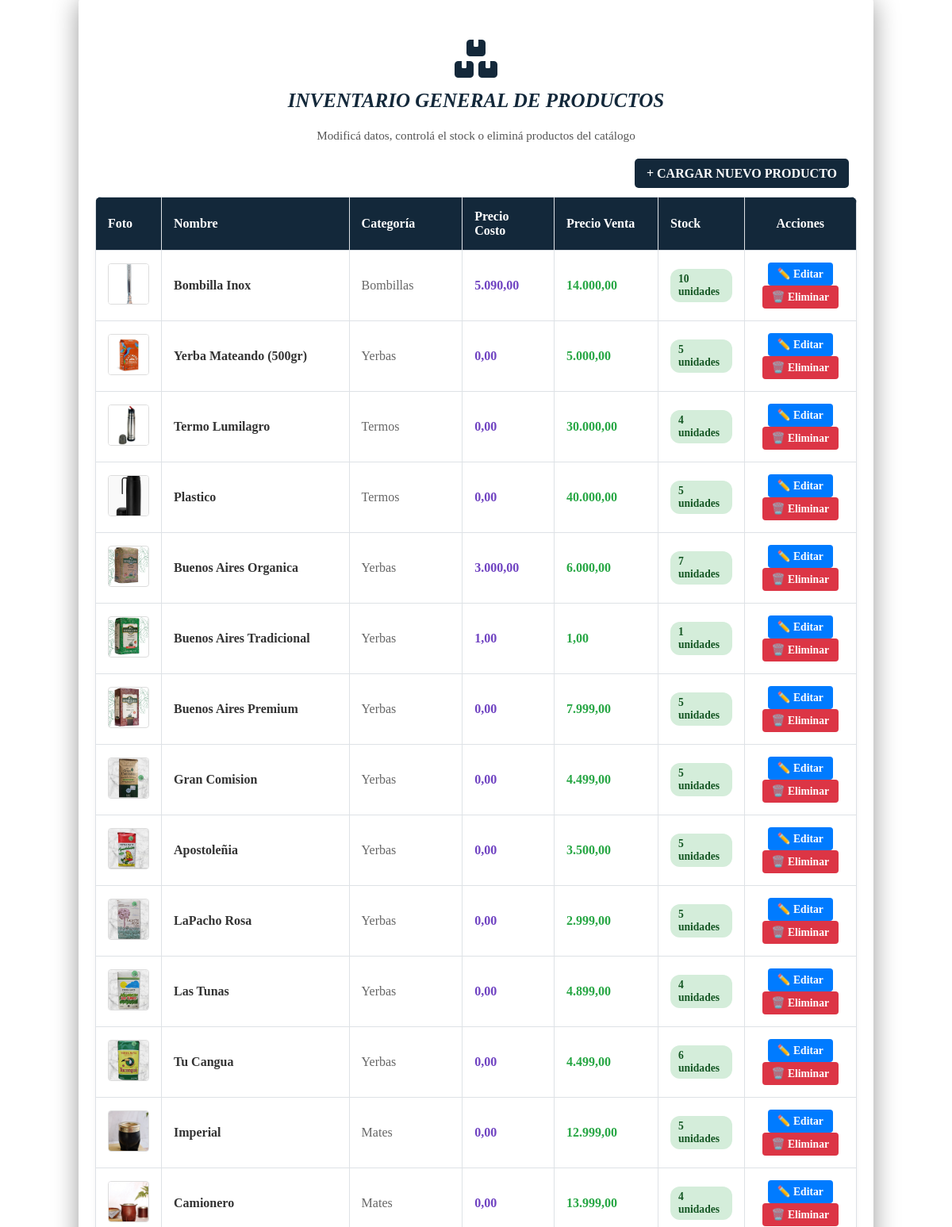
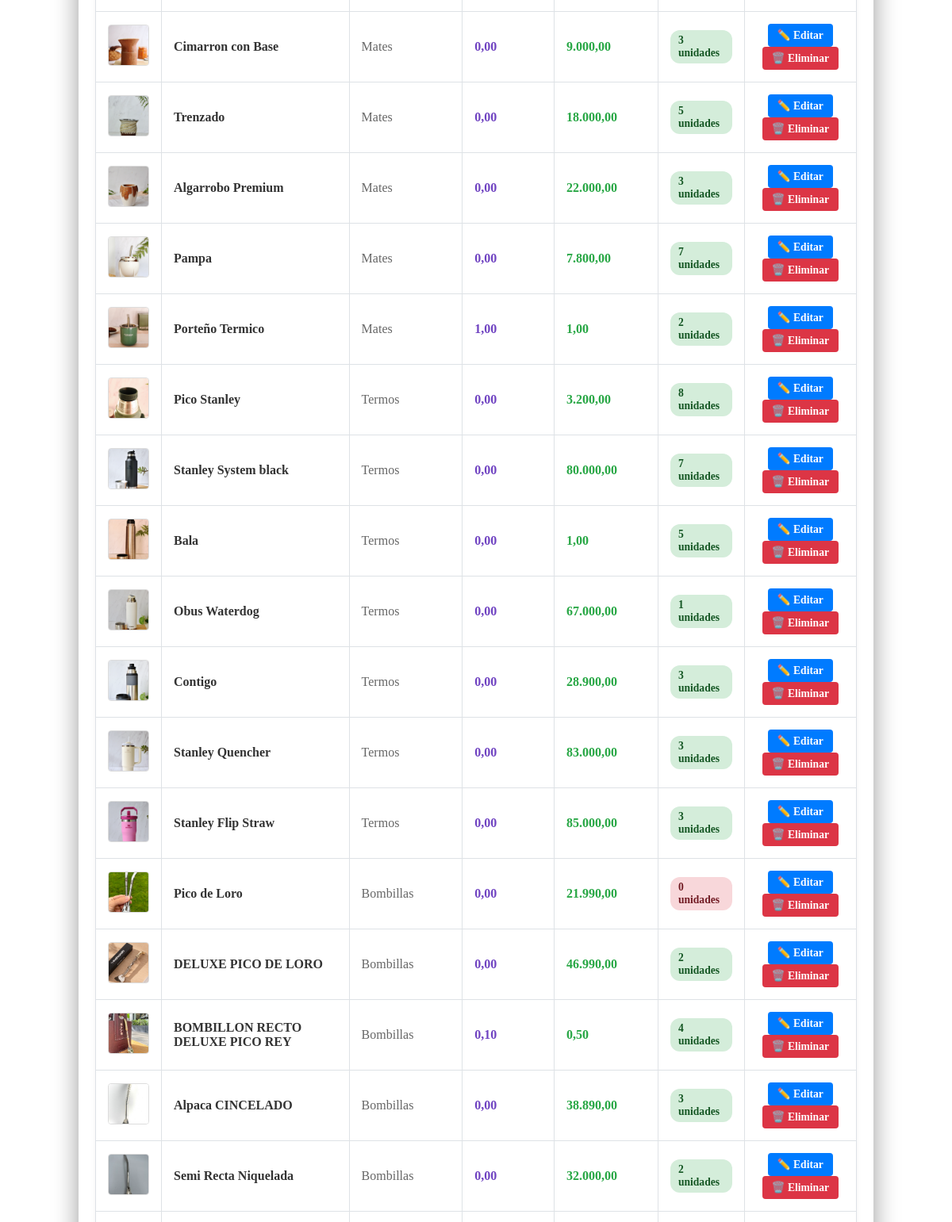
/admin/productos (signed in, middle part), run on an earlier commit of the app's database (2 pictures, top to bottom).
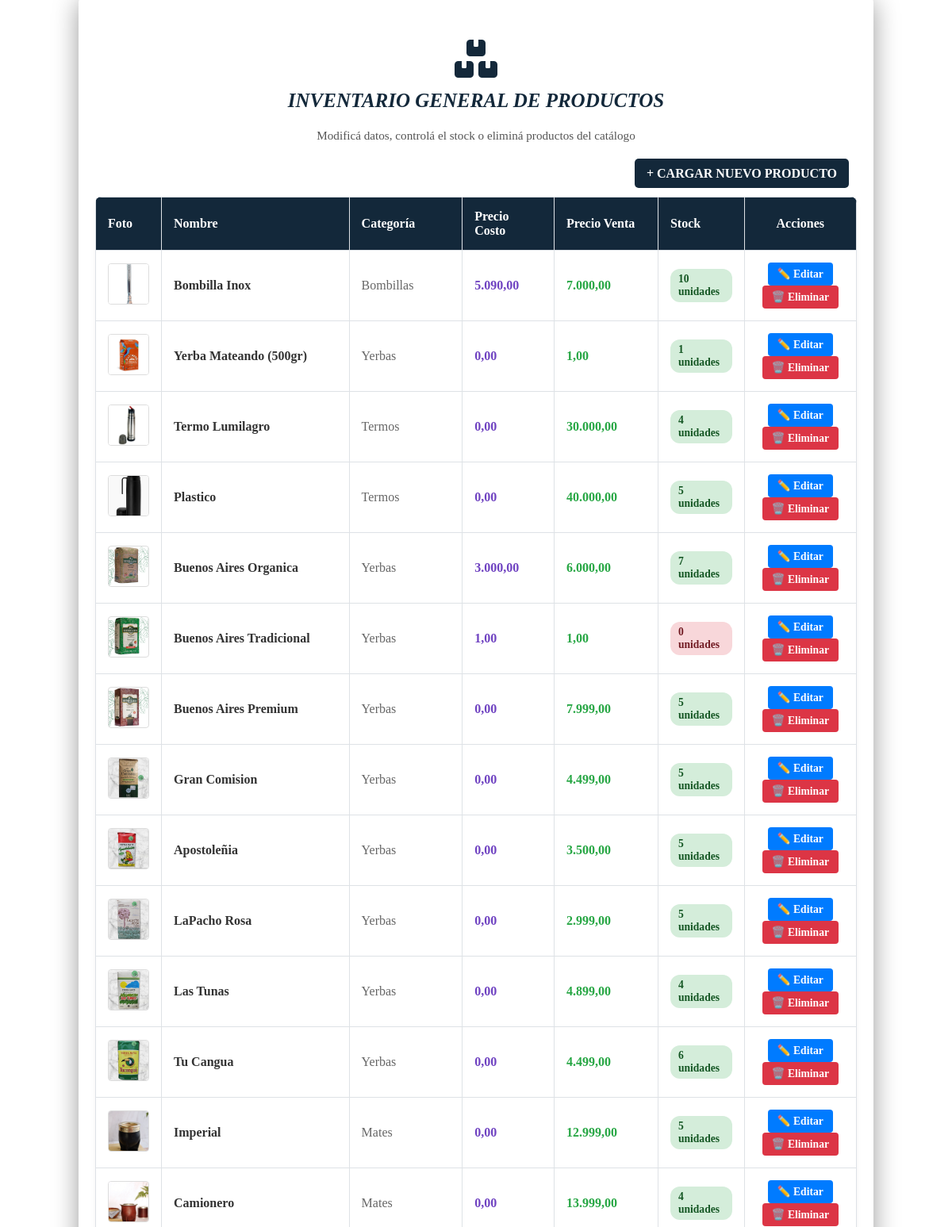
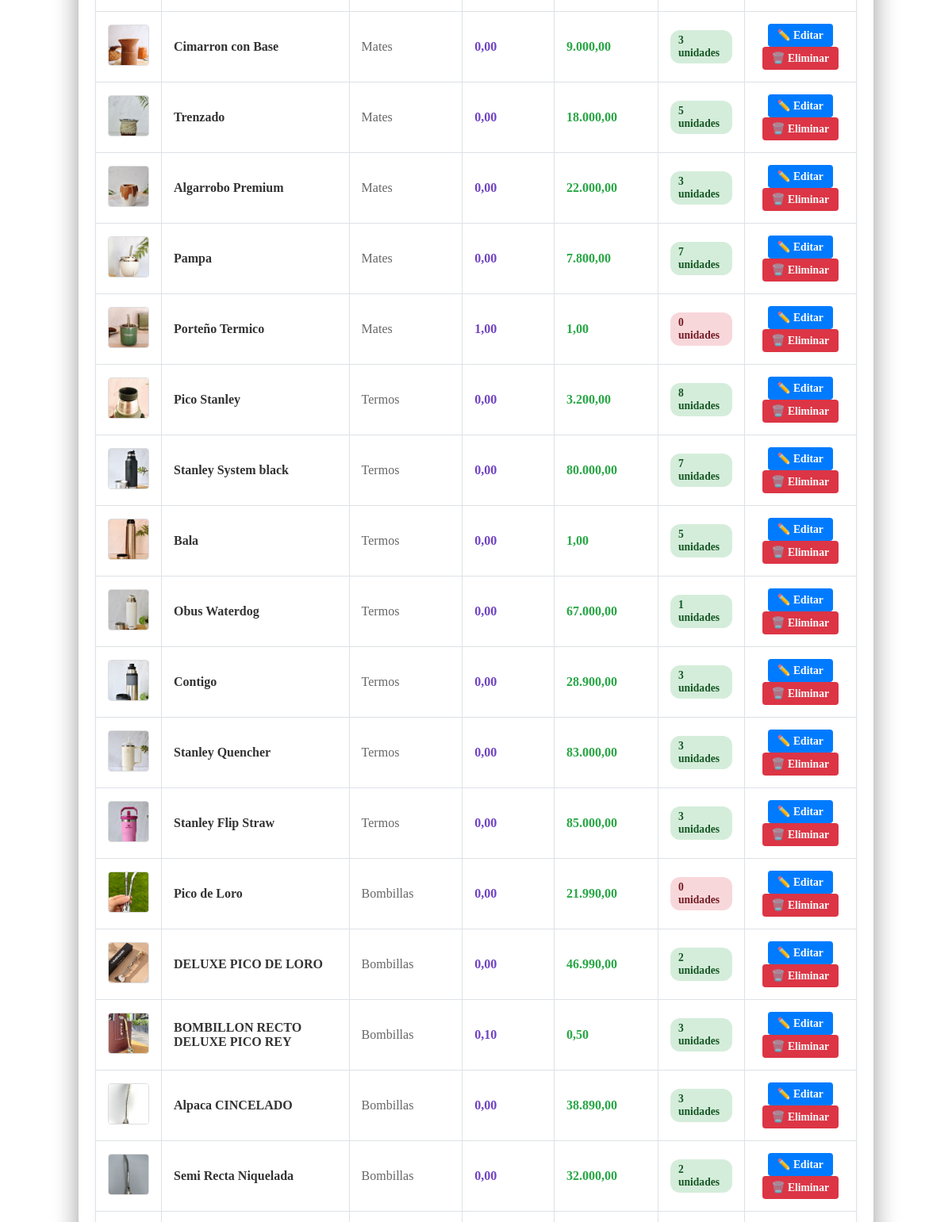
And on a later commit of the database (2 pictures, top to bottom).
### app.py (models this page shows, shortened)
class Producto(db.Model):
    id = db.Column(db.Integer, primary_key=True)
    nombre = db.Column(db.String(100), nullable=False)
    categoria = db.Column(db.String(50))
    precio = db.Column(db.Float, nullable=False)
    precio_costo = db.Column(db.Float, nullable=False, default=0.0)
    descripcion = db.Column(db.Text)
    imagen = db.Column(db.String(100))
    stock = db.Column(db.Integer, default=0)

### app.py (the view)
@app.route('/admin/productos')
@requiere_nivel(5)  # Permite que entren tanto gestores (5) como administradores (10)
def lista_productos():
    todos_los_productos = Producto.query.all()
    return render_template('admin_productos.html', productos=todos_los_productos)

### app.py (called while the page is built)
@app.context_processor
def inject_categorias():
    return dict(todas_las_categorias=CATEGORIAS_DATA)

def requiere_nivel(nivel_minimo):
    def decorator(f):
        @wraps(f)
        def decorated_function(*args, **kwargs):
            rol_usuario = session.get('usuario_rol', 'cliente')
            nivel_usuario = NIVELES_ACCESO.get(rol_usuario, 1)
            if nivel_usuario < nivel_minimo:
                flash("No tenés permisos suficientes para realizar esta acción.", "danger")
                return redirect(url_for('inicio'))
            return f(*args, **kwargs)
        return decorated_function
    return decorator

@app.context_processor
def procesar_carrito():
    mi_carrito = Carrito(session)
    items, total, unidades = mi_carrito.obtener_datos(Producto)
    return dict(carrito_html=items, total_carrito=total, total_unidades=unidades)

@app.template_filter('dinero')
def formato_dinero(valor):
    if valor is None: return "0.00"
    return "{:,.2f}".format(valor).replace(",", "X").replace(".", ",").replace("X", ".")

### templates/admin_productos.html (shortened to what this page needs)
<!DOCTYPE html>
<html>
<head>
</head>
{% extends 'base.html' %}
{% block content %}
<br>
<div class="contenedor-padre4">
    <br><br>
    <div class="admin-header">
        <i class="fa-solid fa-boxes-stacked fa-3x" style="color: #13283A;"></i>
        <h2>Inventario General de Productos</h2>
        <p>Modificá datos, controlá el stock o eliminá productos del catálogo</p>
    </div>
    <div class="admin-actions-top">
        <a href="{{ url_for('nuevo_producto') }}" class="btn-pagar-carrito" style="text-decoration: none; padding: 10px 15px;">
            + CARGAR NUEVO PRODUCTO
        </a>
    </div>
    <table class="admin-tabla">
        <thead>
            <tr>
                <th>Foto</th>
                <th>Nombre</th>
                <th>Categoría</th>
                <th>Precio Costo</th>
                 <th>Precio Venta</th>
                <th>Stock</th>
                <th class="celda-centrada">Acciones</th>
            </tr>
        </thead>
        <tbody>
            {% for p in productos %}
            <tr>
                <td>
                    <img src="{{ url_for('static', filename='img/' + p.imagen) }}" class="admin-tabla-img">
                </td>
                <td style="font-weight: bold; color: #333;">{{ p.nombre }}</td>
                <td style="color: #666;">{{ p.categoria }}</td>
                <td style="color: #6f42c1; font-weight: bold;">
                    {{ p.precio_costo | dinero }}
                </td>
                <td style="color: #28a745; font-weight: bold;">
                    {{ p.precio | dinero }}
                </td>
                <td>
                    <span class="badge-admin {% if p.stock > 0 %}badge-activo{% else %}badge-bloqueado{% endif %}">
                        {{ p.stock }} unidades
                    </span>
                </td>
                <td class="celda-centrada">
                    <a href="{{ url_for('editar_producto', id=p.id) }}" class="btn-tabla btn-tabla-editar">✏️ Editar</a>
                    <a href="/admin/eliminar_producto/{{ p.id }}" onclick="return confirm('¿Seguro querés eliminar este producto?');" class="btn-tabla btn-tabla-eliminar">🗑️ Eliminar</a>
                </td>
            </tr>
            {% endfor %}
        </tbody>
    </table>
    <br><br>
    {% endblock %}

What changed in the data, as far as the page shows it:
changed Producto "Bombilla Inox": precio|dinero "14.000,00" → "7.000,00"
changed Producto "Yerba Mateando (500gr)": precio|dinero "5.000,00" → "1,00"; stock "5" → "1"
changed Producto "Buenos Aires Tradicional": stock "1" → "0"
changed Producto "Porteño Termico": stock "2" → "0"
changed Producto "BOMBILLON RECTO DELUXE PICO REY": stock "4" → "3"
